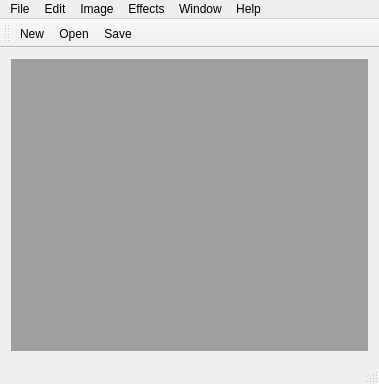
<?xml version="1.0" encoding="UTF-8"?>
<ui version="4.0">
 <class>MainWindow</class>
 <widget class="QMainWindow" name="MainWindow">
  <property name="geometry">
   <rect>
    <x>0</x>
    <y>0</y>
    <width>379</width>
    <height>384</height>
   </rect>
  </property>
  <property name="windowTitle">
   <string>MainWindow</string>
  </property>
  <widget class="QWidget" name="centralWidget">
   <layout class="QHBoxLayout" name="horizontalLayout_2">
    <item>
     <widget class="QMdiArea" name="mdiArea">
      <widget class="QWidget" name="subwindow">
       <property name="windowTitle">
        <string>Subwindow</string>
       </property>
      </widget>
      <widget class="QWidget" name="subwindow_2">
       <property name="windowTitle">
        <string>Subwindow</string>
       </property>
      </widget>
     </widget>
    </item>
   </layout>
  </widget>
  <widget class="QMenuBar" name="menuBar">
   <property name="geometry">
    <rect>
     <x>0</x>
     <y>0</y>
     <width>379</width>
     <height>21</height>
    </rect>
   </property>
   <widget class="QMenu" name="menuFile">
    <property name="title">
     <string>File</string>
    </property>
    <addaction name="actionNew"/>
    <addaction name="actionOpen"/>
    <addaction name="separator"/>
    <addaction name="actionSave"/>
    <addaction name="actionSave_As"/>
    <addaction name="actionRevert"/>
    <addaction name="separator"/>
    <addaction name="actionProperties"/>
   </widget>
   <widget class="QMenu" name="menuEdit">
    <property name="title">
     <string>Edit</string>
    </property>
    <addaction name="actionCut"/>
    <addaction name="actionCopy"/>
    <addaction name="actionPast"/>
   </widget>
   <widget class="QMenu" name="menuImage">
    <property name="title">
     <string>Image</string>
    </property>
    <addaction name="actionCrop"/>
    <addaction name="actionResize"/>
    <addaction name="actionRotate"/>
    <addaction name="actionBalance"/>
   </widget>
   <widget class="QMenu" name="menuEffects">
    <property name="title">
     <string>Effects</string>
    </property>
    <addaction name="actionSharpen"/>
    <addaction name="actionSoften"/>
    <addaction name="actionNegative"/>
    <addaction name="actionDespeckle"/>
    <addaction name="actionPosterize"/>
    <addaction name="actionEdge"/>
    <addaction name="actionEmboss"/>
   </widget>
   <widget class="QMenu" name="menuWindow">
    <property name="title">
     <string>Window</string>
    </property>
    <addaction name="actionTile"/>
    <addaction name="actionCascade"/>
   </widget>
   <widget class="QMenu" name="menuHelp">
    <property name="title">
     <string>Help</string>
    </property>
    <addaction name="actionAbout"/>
   </widget>
   <addaction name="menuFile"/>
   <addaction name="menuEdit"/>
   <addaction name="menuImage"/>
   <addaction name="menuEffects"/>
   <addaction name="menuWindow"/>
   <addaction name="menuHelp"/>
  </widget>
  <widget class="QToolBar" name="mainToolBar">
   <attribute name="toolBarArea">
    <enum>TopToolBarArea</enum>
   </attribute>
   <attribute name="toolBarBreak">
    <bool>false</bool>
   </attribute>
   <addaction name="actionNew"/>
   <addaction name="actionOpen"/>
   <addaction name="actionSave"/>
  </widget>
  <widget class="QStatusBar" name="statusBar"/>
  <action name="actionNew">
   <property name="text">
    <string>New</string>
   </property>
   <property name="toolTip">
    <string>Open New Image</string>
   </property>
  </action>
  <action name="actionOpen">
   <property name="text">
    <string>Open</string>
   </property>
  </action>
  <action name="actionSave">
   <property name="text">
    <string>Save</string>
   </property>
  </action>
  <action name="actionSave_As">
   <property name="text">
    <string>Save As</string>
   </property>
  </action>
  <action name="actionRevert">
   <property name="text">
    <string>Revert</string>
   </property>
  </action>
  <action name="actionProperties">
   <property name="text">
    <string>Properties</string>
   </property>
  </action>
  <action name="actionCut">
   <property name="text">
    <string>Cut</string>
   </property>
  </action>
  <action name="actionCopy">
   <property name="text">
    <string>Copy</string>
   </property>
  </action>
  <action name="actionPast">
   <property name="text">
    <string>Paste New Image</string>
   </property>
  </action>
  <action name="actionCrop">
   <property name="text">
    <string>Crop</string>
   </property>
  </action>
  <action name="actionResize">
   <property name="text">
    <string>Resize</string>
   </property>
  </action>
  <action name="actionRotate">
   <property name="text">
    <string>Rotate</string>
   </property>
  </action>
  <action name="actionBalance">
   <property name="text">
    <string>Balance</string>
   </property>
  </action>
  <action name="actionSharpen">
   <property name="text">
    <string>Sharpen</string>
   </property>
  </action>
  <action name="actionSoften">
   <property name="text">
    <string>Soften</string>
   </property>
  </action>
  <action name="actionNegative">
   <property name="text">
    <string>Negative</string>
   </property>
  </action>
  <action name="actionDespeckle">
   <property name="text">
    <string>Despeckle</string>
   </property>
  </action>
  <action name="actionPosterize">
   <property name="text">
    <string>Posterize</string>
   </property>
  </action>
  <action name="actionEdge">
   <property name="text">
    <string>Edge</string>
   </property>
  </action>
  <action name="actionEmboss">
   <property name="text">
    <string>Emboss</string>
   </property>
  </action>
  <action name="actionTile">
   <property name="text">
    <string>Tile</string>
   </property>
  </action>
  <action name="actionCascade">
   <property name="text">
    <string>Cascade</string>
   </property>
  </action>
  <action name="actionAbout">
   <property name="text">
    <string>About</string>
   </property>
  </action>
 </widget>
 <layoutdefault spacing="6" margin="11"/>
 <resources/>
 <connections/>
</ui>
